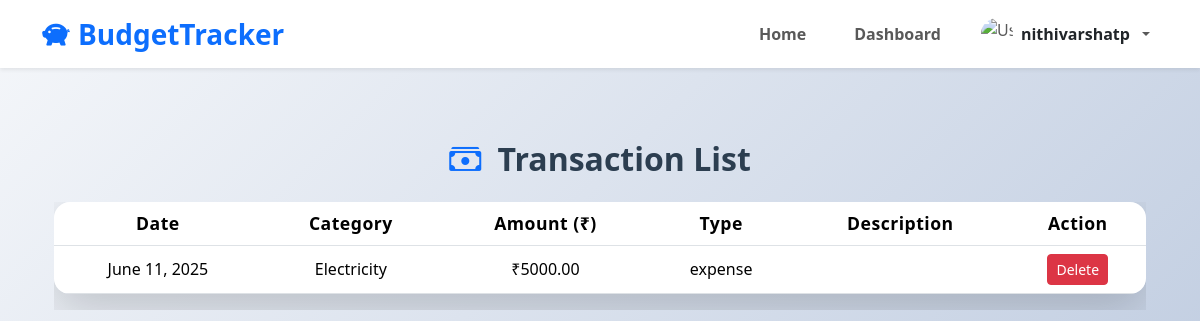
Page /transactions/ (signed in) on the committed database.
### tracker_app/models.py (models this page shows, shortened)
class Transaction(models.Model):
    TRANSACTION_TYPES = [
        ('income', 'Income'),
        ('expense', 'Expense'),
    ]
    user = models.ForeignKey(User, on_delete=models.CASCADE)
    amount = models.DecimalField(max_digits=10, decimal_places=2)
    category = models.CharField(max_length=100)
    transaction_type = models.CharField(max_length=10, choices=TRANSACTION_TYPES)
    description = models.TextField(blank=True)
    date = models.DateField()

### tracker_app/views.py (the view)
# urls.py: path('transactions/', transactions_list, name='transactions_list'),
@login_required(login_url='login')
def transactions_list(request):
    transactions = Transaction.objects.filter(user=request.user).order_by('-date')
    return render(request, 'transactions_list.html', {'transactions': transactions})

### tracker_app/templates/transactions_list.html (shortened to what this page needs)
{% extends 'base.html' %}
{% block content %}
<div class="container py-5">
  <h2 class="text-center mb-4 animate__animated animate__fadeInDown text-navy fw-bold">
    <i class="bi bi-cash-stack me-2 text-primary"></i> Transaction List
  </h2>
  {% if transactions %}
  <div class="table-responsive animate__animated animate__fadeInUp">
    <table class="table table-hover shadow-lg rounded-4 overflow-hidden">
      <thead>
  <tr>
    <th>Date</th>
    <th>Category</th>
    <th>Amount (₹)</th>
    <th>Type</th>
    <th>Description</th>
    <th>Action</th>
  </tr>
</thead>
  <tbody>
    {% for t in transactions %}
    <tr>
      <td>{{ t.date }}</td>
      <td>{{ t.category }}</td>
      <td>₹{{ t.amount }}</td>
      <td>{{ t.transaction_type }}</td>
      <td>{{ t.description }}</td>
      <td>
        <a href="{% url 'delete_transaction' t.id %}"
          class="btn btn-sm btn-danger"
          onclick="return confirm('Are you sure you want to delete this transaction?');">
          Delete
        </a>
      </td>
    </tr>
    {% empty %}
    <tr>
      <td colspan="6" class="text-center text-muted">No transactions found.</td>
    </tr>
    {% endfor %}
  </tbody>
    </table>
  </div>
  {% else %}
  <p class="text-muted text-center animate__animated animate__fadeIn">No transactions found.</p>
  {% endif %}
</div>
<link rel="stylesheet" href="https://cdn.jsdelivr.net/npm/bootstrap-icons@1.10.5/font/bootstrap-icons.css" />
<link rel="stylesheet" href="https://cdnjs.cloudflare.com/ajax/libs/animate.css/4.1.1/animate.min.css" />
{% endblock %}

### tracker_app/templates/base.html (shortened to what this page needs)
<!DOCTYPE html>
<html lang="en">
<head>
  <link href="https://cdn.jsdelivr.net/npm/bootstrap@5.3.3/dist/css/bootstrap.min.css" rel="stylesheet" />
  <link href="https://cdn.jsdelivr.net/npm/bootstrap-icons@1.10.5/font/bootstrap-icons.css" rel="stylesheet" />
</head>
<body>
<nav class="navbar navbar-expand-lg navbar-light bg-white shadow-sm sticky-top">
  <div class="container">
    <a class="navbar-brand fw-bold fs-3 text-primary" href="{% url 'home' %}">
      <i class="bi bi-piggy-bank-fill me-2"></i>BudgetTracker
    </a>
    <div class="collapse navbar-collapse" id="navbarContent">
      <ul class="navbar-nav ms-auto align-items-center gap-3">
        <li class="nav-item">
          <a class="nav-link fw-semibold fs-6 px-3 py-2 rounded
             {% if request.path == '/' %}active-link{% endif %}"
             href="{% url 'home' %}">Home</a>
        </li>
        {% if user.is_authenticated %}
          <li class="nav-item">
            <a class="nav-link fw-semibold fs-6 px-3 py-2 rounded
               {% if request.path == '/dashboard/' %}active-link{% endif %}"
               href="{% url 'dashboard' %}">Dashboard</a>
          </li>
          <li class="nav-item dropdown">
            <a
              class="nav-link dropdown-toggle d-flex align-items-center gap-2"
              href="#"
              id="userDropdown"
              role="button"
              data-bs-toggle="dropdown"
              aria-expanded="false"
            >
              <img
                src="{{ user.profile.avatar_url|default:'/static/default-avatar.png' }}"
                alt="User Avatar"
                class="rounded-circle"
                width="32"
                height="32"
              />
              <span class="fw-semibold text-dark">{{ user.username }}</span>
            </a>
          </li>
        {% endif %}
      </ul>
    </div>
  </div>
</nav>
<div class="container mt-4">
  {% block content %}{% endblock %}
</div>
</body>
</html>

### tracker_app/templates/base.html (style rules this page uses)
body { font-family: 'Nunito', sans-serif; background-color: #f8f9fb; }
nav.navbar { box-shadow: 0 4px 10px rgb(0 0 0 / 0.1); }

### tracker_app/templates/transactions_list.html (style rules this page uses)
body { background: linear-gradient(135deg, #f5f7fa, #c3cfe2); font-family: 'Segoe UI', sans-serif; }
.text-navy { color: #2c3e50; }
.table th, .table td { vertical-align: middle; text-align: center; }
.table thead { font-size: 1.1rem; font-weight: 600; letter-spacing: 0.5px; }
.rounded-4 { border-radius: 1rem !important; }

### rows in the picture
Transaction: date "June 11, 2025", category "Electricity", amount "5000.00", transaction_type "expense"

### other values in the picture
{{ user.username }} "nithivarshatp"
